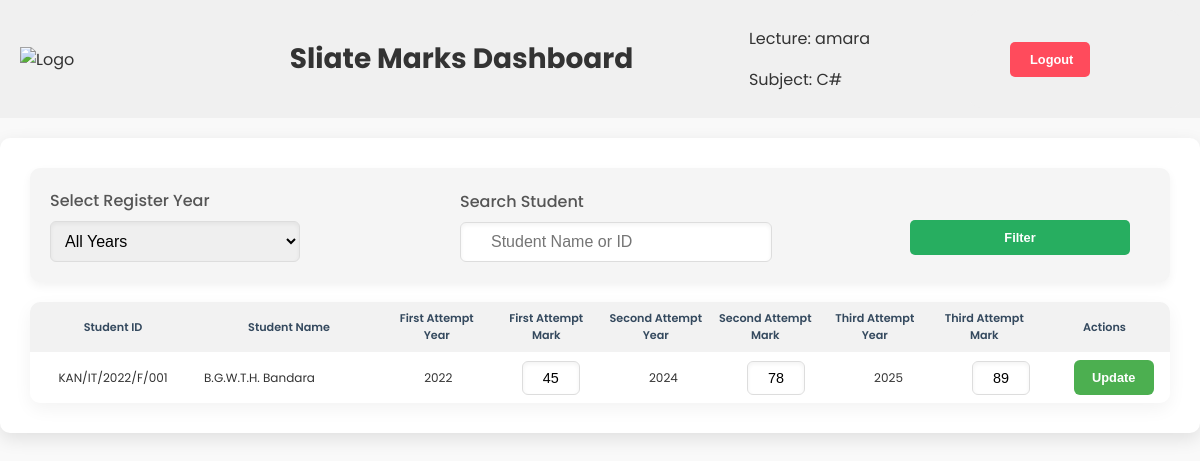
The page /lecturer_dashboard.php (signed in) on the database its author committed.
### tables this page shows
CREATE TABLE `lecture` (
  `lec_id` int(11) NOT NULL,
  `lec_name` varchar(100) NOT NULL,
  `lec_email` varchar(100) NOT NULL,
  `lec_pass` varchar(50) NOT NULL
);

CREATE TABLE `subject` (
  `sub_id` int(11) NOT NULL,
  `sub_name` varchar(100) DEFAULT NULL,
  `dep_id` varchar(20) NOT NULL,
  `per_id` int(11) NOT NULL
);

CREATE TABLE `student` (
  `st_id` varchar(30) NOT NULL,
  `st_name` varchar(100) NOT NULL,
  `st_loc` varchar(3) NOT NULL,
  `st_dep` varchar(20) NOT NULL,
  `st_reg_year` year(4) NOT NULL,
  `st_pass` varchar(50) NOT NULL
);

### lecturer_dashboard.php (the view, shortened to what this page needs)
<?php
$searchTerm = isset($_POST['search']) ? trim($_POST['search']) : '';
$sqlSubId = "SELECT `sub_id` FROM `subject_lecture` WHERE `lec_id`='{$_SESSION['username']}'";
$resultSubId = $conn->query($sqlSubId);
$subId = $resultSubId->fetch_assoc()['sub_id'];
$sqlLecName = "SELECT `lec_name` FROM `lecture` WHERE `lec_id`='{$_SESSION['username']}'";
$resultLecName = $conn->query($sqlLecName);
$lecName = $resultLecName->fetch_assoc()['lec_name'];
$sqlSubject = "SELECT `sub_name` FROM `subject` WHERE `sub_id`='$subId'";
$resultSubject = $conn->query($sqlSubject);
$subjectName = $resultSubject->fetch_assoc()['sub_name'];
?>
<!DOCTYPE html>
<html lang="en">
<head>
    <link rel="stylesheet" href="styles.css" type="text/css">
</head>
<body>
    <div class="header">
        <div class="header-left">
            <img src="sliate.jpeg" alt="Logo">
        </div>
        <div class="header-title">Sliate Marks Dashboard</div>
        <div class="header-right">
            <div class="details">
                <p>Lecture: <?php echo $lecName; ?></p>
                <p>Subject: <?php echo htmlspecialchars($subjectName); ?></p>
            </div>
            <form class="group" method="POST" action="">
                <button class="btn btn-logout" name="logout" type="submit">Logout</button>
            </form>
        </div>
    </div>
    <div class="dashboard">
        <form method="POST" action="">
            <div>
                <label for="year">Select Register Year</label>
                <select style="width: 250px;" name="year" id="year">
                    <option value="">All Years</option>
                </select>
            </div>
            <div>
                <label for="search">Search Student</label>
                <input type="text" style="padding:10px 30px;" name="search" id="search"
                    value="<?php echo htmlspecialchars($searchTerm); ?>" placeholder="Student Name or ID">
            </div>
            <button type="submit" class="btn btn-filter">Filter</button>
        </form>
        <table>
            <thead>
                <tr>
                    <th width="150">Student ID</th>
                    <th width="170">Student Name</th>
                    <th>First Attempt Year</th>
                    <th>First Attempt Mark</th>
                    <th>Second Attempt Year</th>
                    <th>Second Attempt Mark</th>
                    <th>Third Attempt Year</th>
                    <th>Third Attempt Mark</th>
                    <th width="115">Actions</th>
                </tr>
            </thead>
            <tbody>
                <?php
                $sqlStudents = "SELECT `st_id`, `st_name` FROM `student` WHERE 1";
                $resultStudents = $conn->query($sqlStudents);
                if ($resultStudents->num_rows > 0) {
                    while ($studentRow = $resultStudents->fetch_assoc()) {
                        $id = strtoupper($studentRow['st_id']);
                        $name = ucfirst($studentRow['st_name']);
                        $sqlMarks = "SELECT `attempt_1`, `fir_year`, `attempt_2`, `sec_year`, `attempt_3`, `thir_year`
                                     FROM `attempt_marks`
                                     WHERE `st_id`='{$studentRow['st_id']}'
                                     AND `sub_id`='$subId'";
                        $resultMark = $conn->query($sqlMarks);
                        while ($marksRow = $resultMark->fetch_assoc()) {
                            $mark1 = $marksRow ? $marksRow['attempt_1'] : 'AB';
                            $year1 = $marksRow ? $marksRow['fir_year'] : '-';
                            $mark2 = $marksRow ? $marksRow['attempt_2'] : 'AB';
                            $year2 = $marksRow ? $marksRow['sec_year'] : '-';
                            $mark3 = $marksRow ? $marksRow['attempt_3'] : 'AB';
                            $year3 = $marksRow ? $marksRow['thir_year'] : '-';
                            echo "<tr>
                                <form method='POST' action=''>
                                    <td width='150'>$id</td>
                                    <td width='170' style='text-align:left;'>$name</td>
                                    <td>$year1</td>
                                    <td><input type='text' name='mark_1' value='$mark1'></td>
                                    <td>$year2</td>
                                    <td><input type='text' name='mark_2' value='$mark2'></td>
                                    <td>$year3</td>
                                    <td><input type='text' name='mark_3' value='$mark3'></td>
                                    <td>
                                        <input type='hidden' name='student_id' value='$id'>
                                        <button type='submit' name='update' class='btn-update'>Update</button>
                                    </td>
                                </form>
                              </tr>";
                        }
                    }
                } else {
                    echo "<tr><td colspan='9' style='text-align:center;'>No data found</td></tr>";
                }
                ?>
            </tbody>
        </table>
    </div>
</body>
</html>

### styles.css (style rules this page uses)
body { font-family: 'Poppins', sans-serif; margin: 0; padding: 0; background-color: #f9f9f9; color: #333; transition: background-color 0.3s ease-in-out; }
.dashboard { max-width: 1200px; margin: 20px auto; background-color: #fff; padding: 30px; border-radius: 10px; box-shadow: 0 6px 18px rgba(0, 0, 0, 0.1); }
form { display: flex; justify-content: space-between; align-items: center; padding: 20px; background-color: #f5f5f5; border-radius: 10px; box-shadow: 0 4px 10px rgba(0, 0, 0, 0.05); gap: 20px; }
.group { margin-left: 100px; background-color: #f0f0f0; box-shadow: none; }
form div { flex: 1; }
label { font-weight: 500; font-size: 1rem; color: #555; display: block; margin-bottom: 8px; }
select, input[type="text"] { width: 200px; padding: 10px; font-size: 1rem; border: 1px solid #ddd; border-radius: 6px; box-shadow: inset 0 2px 4px rgba(0, 0, 0, 0.05); transition: border-color 0.3s ease-in-out; }
button { background-color: #27ae60; color: white; padding: 10px 15px; border: none; border-radius: 6px; font-weight: 600; cursor: pointer; transition: background-color 0.3s ease-in-out; font-size: 0.8rem; width: 60%; }
table { width: 100%; border-collapse: collapse; margin-top: 20px; box-shadow: 0 6px 18px rgba(0, 0, 0, 0.05); border-radius: 10px; overflow: hidden; }
th, td { padding: 15px; }
td { font-size: 0.75rem; text-align: left; }
th { font-size: 0.7rem; color: #34495e; text-transform: capitalize; font-weight: 600; }
td input[type="text"] { width: 40px; padding: 8px; text-align: center; border-radius: 6px; box-shadow: inset 0 2px 4px rgba(0, 0, 0, 0.05); font-size: 0.9rem; }
td:last-child { text-align: center; }
tbody { display: block; max-height: 400px; overflow-y: auto; }
thead, tbody tr { display: table; width: 100%; table-layout: fixed; }
.header { display: flex; justify-content: space-between; align-items: center; padding: 10px 20px; background-color: #f0f0f0; position: sticky; top: 0; }
.header img { width: 70px; }
.header-title { font-size: 28px; font-weight: bold; }
.header-right { display: flex; text-align: left; }
.details { margin-left: -100px; }
.btn { padding: 10px 20px; border: none; border-radius: 5px; cursor: pointer; }
.btn-logout { background-color: #ff4b5c; color: white; margin: 0 70px 0 20px; width: 80px; text-align: center; }
.btn-update { background-color: #4CAF50; color: white; width: 80px; text-align: center; }
.btn-filter { width: 20%; margin: 24px 20px 0 40px; }
table { width: 100%; border-collapse: collapse; margin-top: 20px; }
th, td { padding: 8px; }
th { background-color: #f2f2f2; text-align: center; }
td { text-align: center; }
input[type="text"] { width: 250px; text-align: left; }

### rows shown on the page
lecture: lec_name "amara"
subject: sub_name "C#"
student: st_id "KAN/IT/2022/F/001", st_name "B.G.W.T.H. Bandara", year1 "2022", mark_1 "45", year2 "2024", mark_2 "78", year3 "2025", mark_3 "89"
